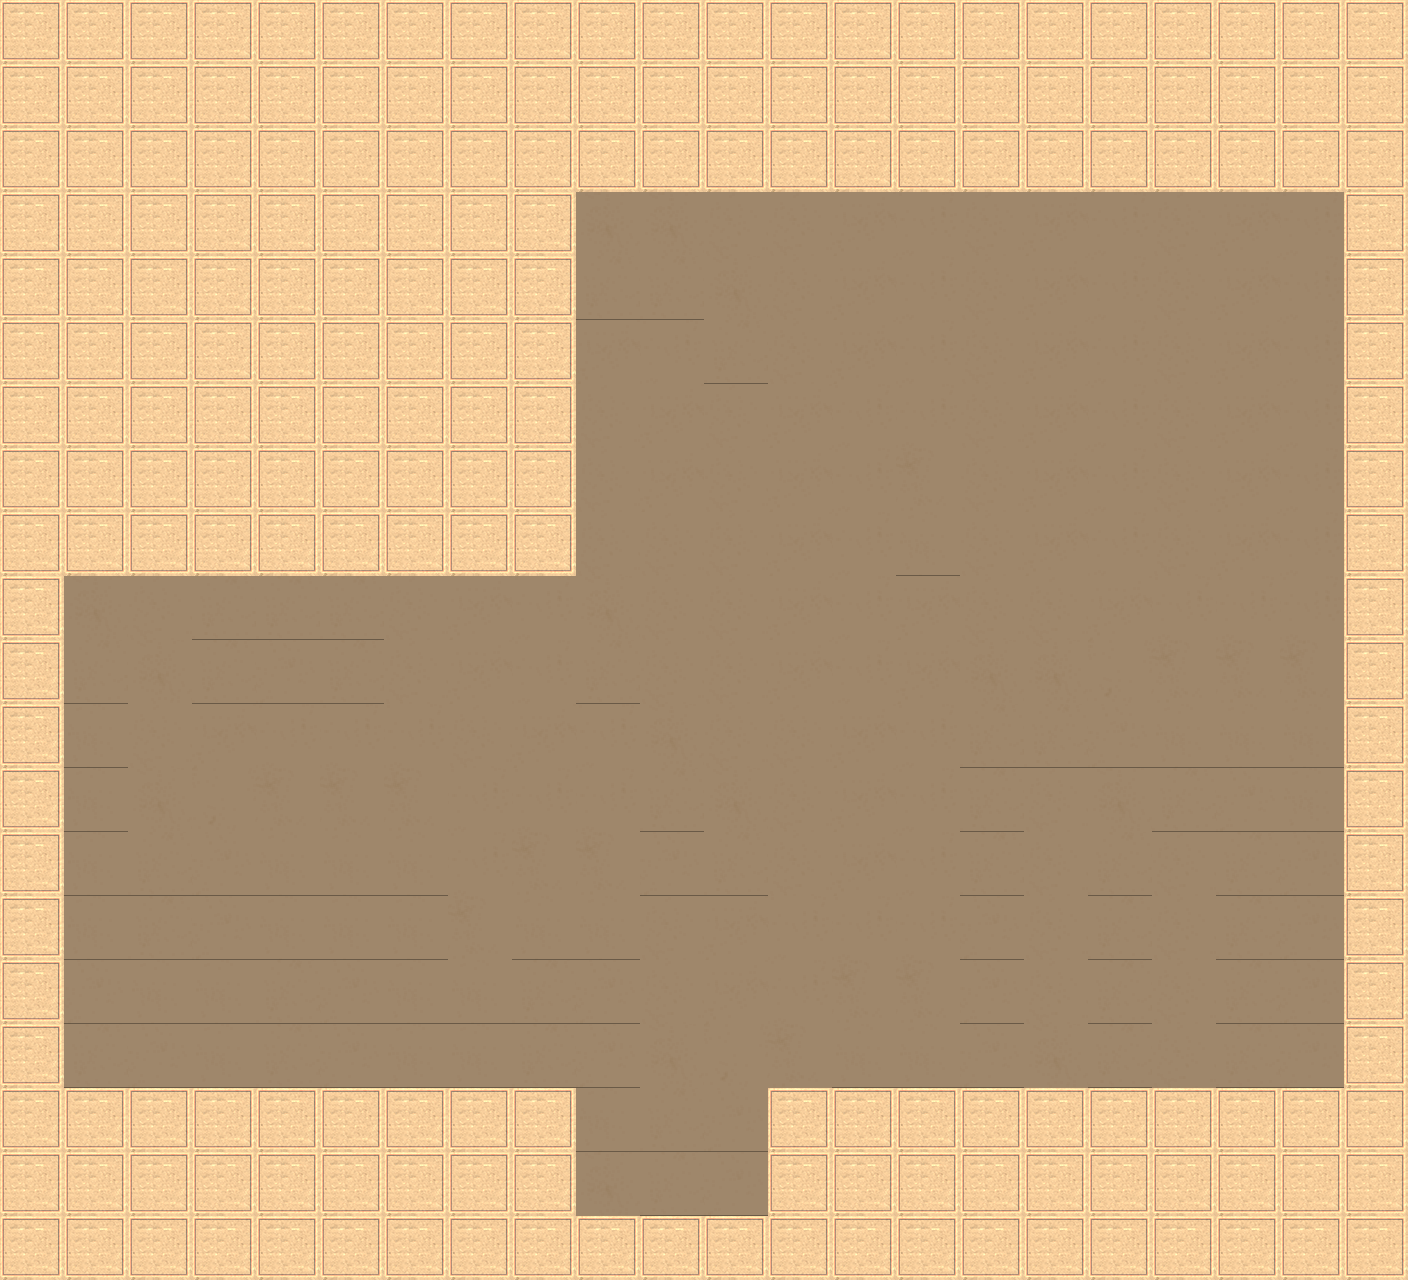

Tiled map render using the project's own tile images. Description and the whole map definition, tile-layer contents included, below:
An orthogonal 22x20 tile map with 64x64 px tiles, 1 tile layer (bg) and 24 objects.

<map version="1.8" tiledversion="1.8.2" orientation="orthogonal" renderorder="right-down" width="22" height="20" tilewidth="64" tileheight="64" infinite="0" nextlayerid="29" nextobjectid="119">
 <tileset firstgid="1" source="tempTileset.tsx" />
 <objectgroup id="21" name="onRay">
  <properties>
   <property name="switchLayer" type="bool" value="true" />
  </properties>
  <object id="83" x="640" y="832" width="64" height="64">
   <properties>
    <property name="On" type="bool" value="false" />
    <property name="angle" type="float" value="180" />
    <property name="lightSource" type="bool" value="true" />
   </properties>
  </object>
  <object id="84" x="660.5" y="854" width="22" height="22">
   <properties>
    <property name="switch" type="bool" value="true" />
   </properties>
  </object>
 </objectgroup>
 <objectgroup id="23" name="Copy of onRay">
  <properties>
   <property name="switchLayer" type="bool" value="true" />
  </properties>
  <object id="100" x="640" y="832" width="64" height="64">
   <properties>
    <property name="On" type="bool" value="false" />
    <property name="angle" type="float" value="270" />
    <property name="lightSource" type="bool" value="true" />
   </properties>
  </object>
  <object id="101" x="660.5" y="854" width="22" height="22">
   <properties>
    <property name="switch" type="bool" value="true" />
   </properties>
  </object>
 </objectgroup>
 <objectgroup id="22" name="Copy of onRay">
  <properties>
   <property name="switchLayer" type="bool" value="true" />
  </properties>
  <object id="98" x="640" y="832" width="64" height="64">
   <properties>
    <property name="On" type="bool" value="false" />
    <property name="angle" type="float" value="0" />
    <property name="lightSource" type="bool" value="true" />
   </properties>
  </object>
  <object id="99" x="660.5" y="854" width="22" height="22">
   <properties>
    <property name="switch" type="bool" value="true" />
   </properties>
  </object>
 </objectgroup>
 <layer id="1" name="bg" width="22" height="20">
  <data encoding="csv">
1,1,1,1,1,1,1,1,1,1,1,1,1,1,1,1,1,1,1,1,1,1,
1,1,1,1,1,1,1,1,1,1,1,1,1,1,1,1,1,1,1,1,1,1,
1,1,1,1,1,1,1,1,1,1,1,1,1,1,1,1,1,1,1,1,1,1,
1,1,1,1,1,1,1,1,1,7,7,2,2,3,4,2,3,4,2,3,4,1,
1,1,1,1,1,1,1,1,1,12,12,7,2,3,4,2,3,4,2,3,4,1,
1,1,1,1,1,1,1,1,1,3,4,12,2,3,4,2,3,4,2,3,4,1,
1,1,1,1,1,1,1,1,1,2,3,2,3,4,4,2,3,4,2,3,4,1,
1,1,1,1,1,1,1,1,1,2,3,2,3,4,9,2,3,4,2,3,4,1,
1,1,1,1,1,1,1,1,1,2,2,2,3,4,14,2,3,4,2,3,4,1,
1,7,2,12,12,12,2,3,4,7,2,2,3,4,3,2,2,3,4,4,4,1,
1,12,7,12,13,12,2,3,4,12,2,2,3,4,3,7,7,8,9,9,9,1,
1,14,2,3,4,4,4,2,3,4,7,2,2,3,4,12,12,13,14,14,14,1,
1,14,7,8,9,9,9,4,4,4,12,7,2,3,4,12,2,7,12,13,14,1,
1,14,12,13,14,14,14,4,9,9,13,12,2,3,4,12,2,12,2,12,13,1,
1,14,12,13,14,14,14,9,14,14,2,3,4,4,4,13,2,12,2,12,13,1,
1,13,14,14,12,13,14,14,12,13,2,3,4,9,9,13,2,12,2,12,13,1,
1,12,13,14,12,13,14,14,12,13,7,8,9,14,14,13,7,12,2,12,13,1,
1,1,1,1,1,1,1,1,1,14,12,13,1,1,1,1,1,1,1,1,1,1,
1,1,1,1,1,1,1,1,1,7,12,13,1,1,1,1,1,1,1,1,1,1,
1,1,1,1,1,1,1,1,1,1,1,1,1,1,1,1,1,1,1,1,1,1
</data>
 </layer>
 <objectgroup id="7" name="startray">
  <object id="68" x="640" y="1088" width="64" height="64">
   <properties>
    <property name="angle" type="float" value="270" />
    <property name="lightSource" type="bool" value="true" />
   </properties>
  </object>
 </objectgroup>
 <objectgroup id="19" name="tilter">
  <properties>
   <property name="tilter" type="bool" value="true" />
  </properties>
  <object id="69" x="209" y="784" width="161" height="161">
   <properties>
    <property name="angle" type="float" value="0" />
   </properties>
  </object>
 </objectgroup>
 <objectgroup id="24" name="Copy of tilter">
  <properties>
   <property name="tilter" type="bool" value="true" />
  </properties>
  <object id="102" x="976" y="786" width="158" height="158">
   <properties>
    <property name="angle" type="float" value="0" />
   </properties>
  </object>
 </objectgroup>
 <objectgroup id="8" name="goal">
  <object id="78" x="626.667" y="304" width="91.3333" height="91.3333">
   <properties>
    <property name="goal" type="bool" value="true" />
   </properties>
  </object>
 </objectgroup>
 <objectgroup id="27" name="Copy of door">
  <properties>
   <property name="door" type="bool" value="true" />
  </properties>
  <object id="105" x="1006.67" y="369.333" width="112" height="112">
   <properties>
    <property name="switch" type="bool" value="true" />
   </properties>
  </object>
  <object id="106" x="576" y="584" width="192" height="176">
   <properties>
    <property name="door" type="bool" value="true" />
   </properties>
  </object>
 </objectgroup>
 <objectgroup id="28" name="Copy of Copy of door">
  <properties>
   <property name="door" type="bool" value="true" />
  </properties>
  <object id="107" x="1134.67" y="246.667" width="109.333" height="109.333">
   <properties>
    <property name="switch" type="bool" value="true" />
   </properties>
  </object>
  <object id="108" x="576" y="404" width="192" height="176">
   <properties>
    <property name="door" type="bool" value="true" />
   </properties>
  </object>
 </objectgroup>
 <objectgroup id="2" name="colliders">
  <properties>
   <property name="collidable" type="bool" value="true" />
  </properties>
  <object id="109" x="64" y="576" width="512" />
  <object id="110" x="576" y="192" height="384" />
  <object id="111" x="576" y="192" width="768" />
  <object id="112" x="1344" y="192" height="896" />
  <object id="113" x="768" y="1088" width="576" />
  <object id="114" x="768" y="1088" height="128" />
  <object id="115" x="576" y="1216" width="192" />
  <object id="116" x="576" y="1088" height="128" />
  <object id="117" x="64" y="1088" width="512" />
  <object id="118" x="64" y="576" height="512" />
 </objectgroup>
 <objectgroup id="3" name="mirrrors">
  <properties>
   <property name="mirror" type="bool" value="true" />
  </properties>
 </objectgroup>
</map>
